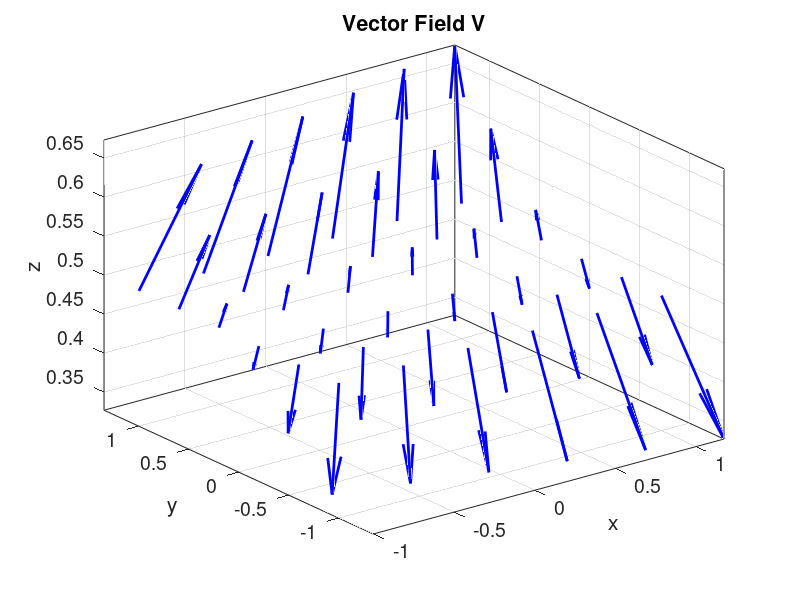
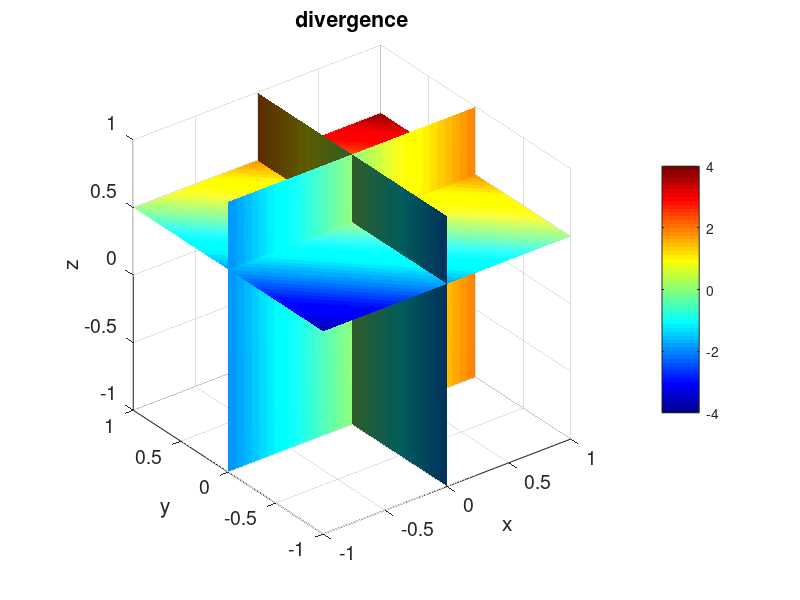
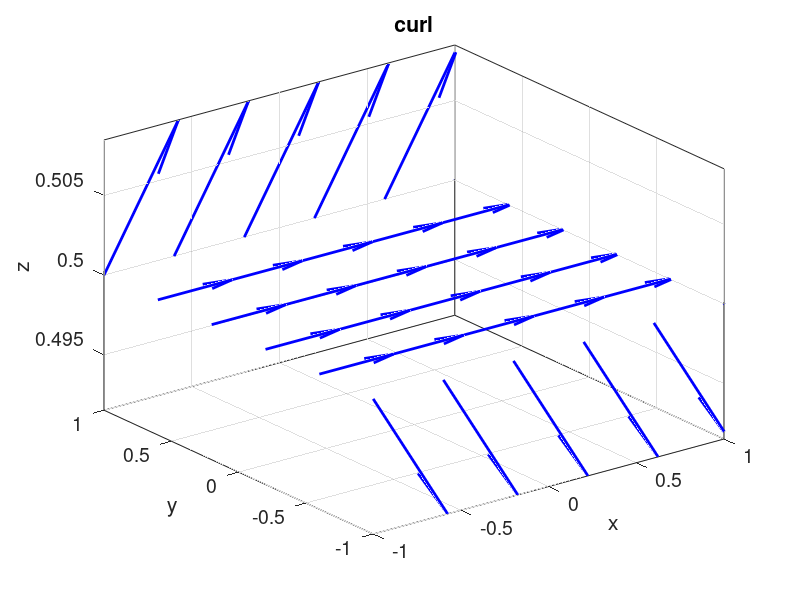

Write MATLAB code to recreate these figures, in order.
% cemDiff03.m
% 18 march 2016
% Ian Cooper
% School of Physics, University of Sydney
% http://www.physics.usyd.edu.au/teach_res/mp/mphome.htm

% DIVERGENCE and CURL OF A VECTOR FIELD
   

clear all
close all
clc

% INPUTS  ================================================================
% Number of grid points (integer)
   N = 101;
% Range for X and Y values  [minX maxX minY maxY minZ maxZ]
  XY = [-1 1 -1 1 -1 1];
 
  
% indices for slice plots in figures 1 and 3 
  dx = 1:20:N; dy  = dx;   dz = 76; 
   
% CALCULATIONS  ==========================================================   
% X and Y ranges
   minX = XY(1);  maxX = XY(2);
   minY  = XY(3); maxY = XY(4);
   minZ  = XY(5); maxZ = XY(6);
   x = linspace(minX, maxX,N);
   y = linspace(minY, maxY,N);
   z = linspace(minZ, maxZ,N);
   [xx, yy, zz] = meshgrid(x,y,z);

% Define vector field V
%    rr = sqrt(xx.^2 + yy.^2);
%    tt = atan2(yy,xx);
%    Vxx = -rr.*sin(tt);
%    Vyy = rr.*cos(tt);
%    Vzz = 0.*zz.^2;
%    Vxx = xx .* yy;  Vyy = yy.^2;  Vzz = 0 .* Vxx; 
     Vxx = yy.^2;   Vyy = 2.*xx.*yy;  Vzz = 2.*yy.*zz;
     
% DIVERGENCE
divV = divergence(xx, yy, zz, Vxx, Vyy, Vzz);

[curlVxx, curlVyy, curlVzz] = curl(xx, yy, zz, Vxx, Vyy, Vzz);


% GRAPHICS ===============================================================

figure(1) % VECTOR FIELD V------------------------------------------------
    set(gcf,'units','normalized','position',[0.05 0.2 0.3 0.4]);
    p1 = xx(dx,dy,dz); p2 = yy(dx,dy,dz); p3 = zz(dx,dy,dz); 
    p4 = Vxx(dx,dy,dz); p5 = Vyy(dx,dy,dz); p6 = Vzz(dx,dy,dz); 
    h = quiver3(p1, p2, p3, p4, p5, p6);
    set(h,'color',[0 0 1],'linewidth', 2);
    axis tight
    set(gca,'xLim',[minX, maxX]);
    set(gca,'yLim',[minY, maxY]);
    % set(gca,'zLim',[minZ, maxZ]);
    title('Vector Field V');
    xlabel('x'); ylabel('y'); zlabel('z');
    set(gca,'fontsize',14)
    rotate3d 
    box on
    axis tight
    
figure(2);  %  divergence ------------------------------------------------
   set(gcf,'units','normalized','position',[0.38 0.2 0.3 0.4]);
   %h = slice(xx,yy,zz,divV,[minX maxX],maxY,minZ);
   h = slice(xx,yy,zz,divV,0,0,0.5);
   colormap jet
   shading interp
   daspect([1 1 1])
   axis tight
   camlight
   set([h(1),h(2)],'ambientstrength',0.6)
   colorbar;
   rotate3d;
   xlabel('x'); ylabel('y'); zlabel('z');
   title('divergence');
   set(gca,'fontsize',14)  
   axis tight
    
 figure(3) % curl --------------------------------------------------------
    set(gcf,'units','normalized','position',[0.7 0.2 0.30 0.4]);
    p1 = xx(dx,dy,dz); p2 = yy(dx,dy,dz); p3 = zz(dx,dy,dz); 
    p4 = curlVxx(dx,dy,dz); p5 = curlVyy(dx,dy,dz); p6 = curlVzz(dx,dy,dz); 
    
    h = quiver3(p1, p2, p3, p4, p5, p6);
    set(h,'color',[0 0 1],'linewidth', 2);
    axis tight
     set(gca,'xLim',[minX, maxX]);
     set(gca,'yLim',[minY, maxY]);
    % set(gca,'zLim',[minZ, maxZ]);
    title('curl');
    xlabel('x'); ylabel('y'); zlabel('z');
    set(gca,'fontsize',14)
    rotate3d 
    box on   
